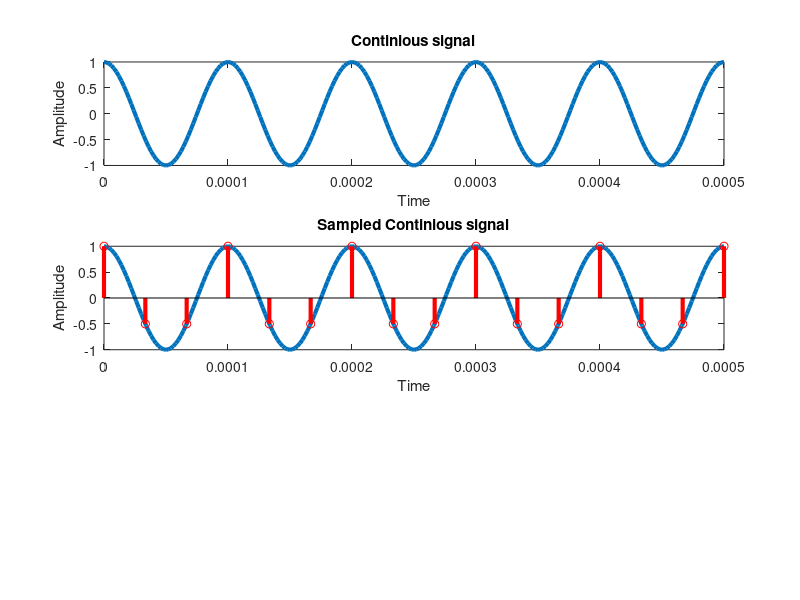

Reproduce this figure in MATLAB. (Note: this script raises an error after producing the figure.)
clc;
fs=500e3;
f=10e3;
nCyl = 5;
t=0:1/fs:nCyl/f;
x=cos(2*pi*t*f);
subplot(311);plot(t,x,'linewidth',3);title('Continious signal');
xlabel('Time');ylabel('Amplitude');

fs1=30e3;
t1=0:1/fs1:nCyl/f;
x1=cos(2*pi*t1*f);
subplot(312);plot(t,x,'linewidth',3);title('Sampled Continious signal');
xlabel('Time');ylabel('Amplitude');
hold on;stem(t1,x1,'r','linewidth',3);

fs2=13e3;
t2=0:1/fs3:nCyl/f;
x2=cos(2*pi*t2*f);
subplot(313);plot(t,x,'linewidth',3);title('Continious signal');
hold on;plot(t2,x2,'r','linewidth',3);